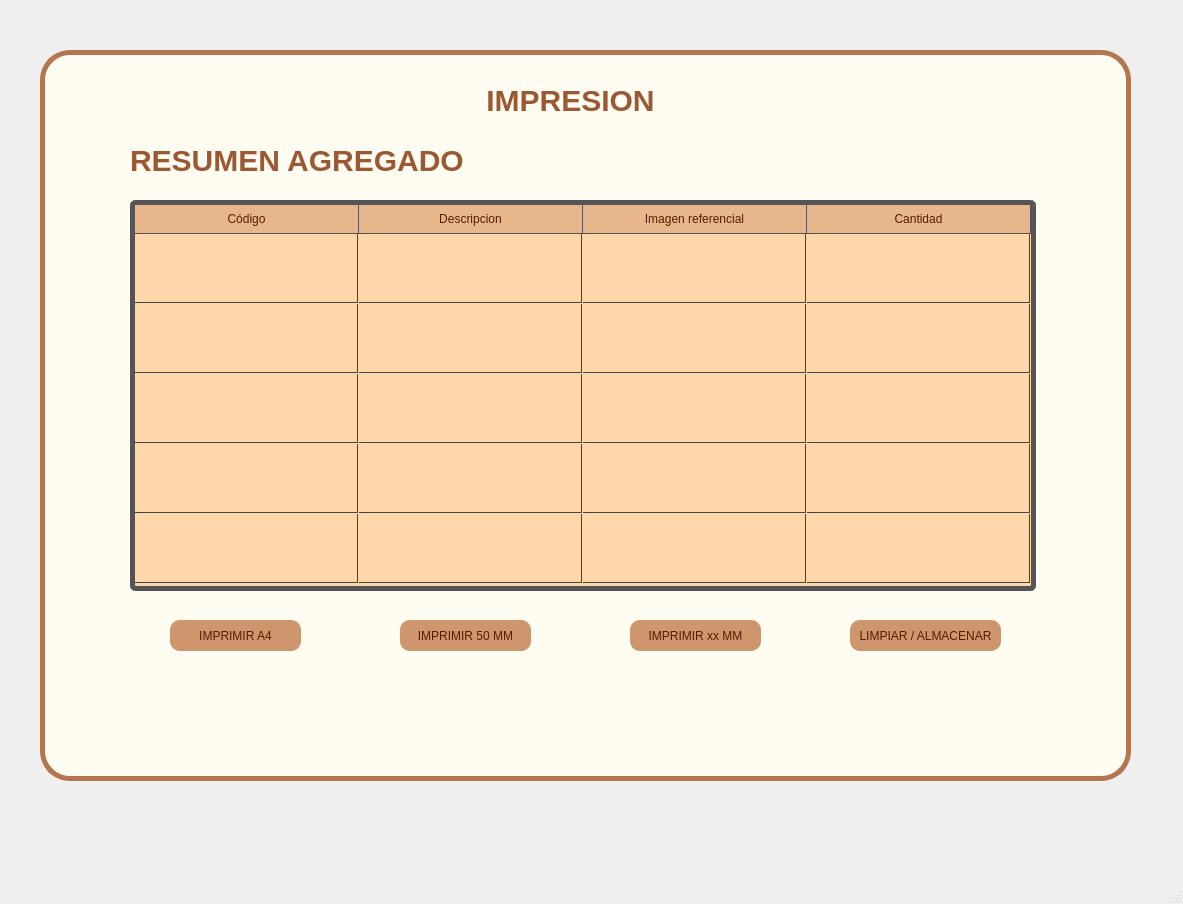
<?xml version="1.0" encoding="UTF-8"?>
<ui version="4.0">
 <class>MainWindow</class>
 <widget class="QMainWindow" name="MainWindow">
  <property name="geometry">
   <rect>
    <x>0</x>
    <y>0</y>
    <width>1183</width>
    <height>904</height>
   </rect>
  </property>
  <property name="windowTitle">
   <string>MainWindow</string>
  </property>
  <widget class="QWidget" name="centralwidget">
   <widget class="QFrame" name="frame_main">
    <property name="geometry">
     <rect>
      <x>40</x>
      <y>50</y>
      <width>1091</width>
      <height>731</height>
     </rect>
    </property>
    <property name="styleSheet">
     <string notr="true">#frame_main {
    background-color: rgb(255, 252, 242);
    border: 5px solid #b4764f;
    border-radius: 30px;
}</string>
    </property>
    <property name="frameShape">
     <enum>QFrame::Shape::StyledPanel</enum>
    </property>
    <property name="frameShadow">
     <enum>QFrame::Shadow::Raised</enum>
    </property>
    <widget class="QLabel" name="titulo_2">
     <property name="geometry">
      <rect>
       <x>90</x>
       <y>90</y>
       <width>561</width>
       <height>41</height>
      </rect>
     </property>
     <property name="styleSheet">
      <string notr="true">QLabel{
color: #9a5833;
border: none;
font-weight: bold;
font-size: 30px;
font-family:  &quot;Arial Rounded MT&quot;;
}
</string>
     </property>
     <property name="text">
      <string>RESUMEN AGREGADO</string>
     </property>
     <property name="alignment">
      <set>Qt::AlignmentFlag::AlignLeading|Qt::AlignmentFlag::AlignLeft|Qt::AlignmentFlag::AlignVCenter</set>
     </property>
    </widget>
    <widget class="QTableWidget" name="tabla_resumen_existente">
     <property name="geometry">
      <rect>
       <x>90</x>
       <y>150</y>
       <width>906</width>
       <height>391</height>
      </rect>
     </property>
     <property name="styleSheet">
      <string notr="true">/* 1. ANULACIÓN DE HERENCIA DEL CONTENEDOR PRINCIPAL */
#tabla_resumen_existente {
    background-color: #ffd7ab; 
    border: 5px solid #555555; 
    border-radius: 6px; 
    color: rgb(0, 0, 0);
    gridline-color: transparent; /* Usaremos border en ::item */
    selection-background-color: #0078D7;
}

/* 2. ESTILO DE LAS CELDAS DE DATOS (Items) */
#tabla_resumen_existente::item {
    border-bottom: 1px solid #444444; 
    border-right: 1px solid #444444;  
    padding: 5px;
    background-color: #ffd7ab; /* Forzar el fondo para evitar herencia de celda si la hay */
}
/* 3. ANULACIÓN DE HERENCIA PARA TODOS LOS ENCABEZADOS (Columnas y Filas) */
#tabla_resumen_existente QHeaderView::section {
    /* Fondo y borde para anular el blanco/marrón heredado */
    background-color: #e7b68b; 
	color:rgb(91, 27, 0);
    border: none; 
    
    /* Definir bordes limpios para los encabezados */
    border-right: 1px solid #555555;
    border-bottom: 1px solid #555555;
    padding: 5px;
}
/* 4. ANULACIÓN DE LA CELDA DE ESQUINA */
#tabla_resumen_existente QTableCornerButton::section {
    background-color: #444444;
    border: none;
}

</string>
     </property>
     <property name="frameShape">
      <enum>QFrame::Shape::NoFrame</enum>
     </property>
     <property name="showGrid">
      <bool>true</bool>
     </property>
     <property name="rowCount">
      <number>5</number>
     </property>
     <attribute name="horizontalHeaderVisible">
      <bool>true</bool>
     </attribute>
     <attribute name="horizontalHeaderCascadingSectionResizes">
      <bool>false</bool>
     </attribute>
     <attribute name="horizontalHeaderMinimumSectionSize">
      <number>32</number>
     </attribute>
     <attribute name="horizontalHeaderDefaultSectionSize">
      <number>224</number>
     </attribute>
     <attribute name="horizontalHeaderHighlightSections">
      <bool>true</bool>
     </attribute>
     <attribute name="verticalHeaderVisible">
      <bool>false</bool>
     </attribute>
     <attribute name="verticalHeaderMinimumSectionSize">
      <number>20</number>
     </attribute>
     <attribute name="verticalHeaderDefaultSectionSize">
      <number>70</number>
     </attribute>
     <attribute name="verticalHeaderHighlightSections">
      <bool>true</bool>
     </attribute>
     <row>
      <property name="text">
       <string>Nueva fila</string>
      </property>
     </row>
     <row>
      <property name="text">
       <string>fila3</string>
      </property>
     </row>
     <row>
      <property name="text">
       <string>fila_2</string>
      </property>
     </row>
     <row/>
     <row/>
     <column>
      <property name="text">
       <string>Código</string>
      </property>
     </column>
     <column>
      <property name="text">
       <string>Descripcion</string>
      </property>
     </column>
     <column>
      <property name="text">
       <string>Imagen referencial</string>
      </property>
     </column>
     <column>
      <property name="text">
       <string>Cantidad</string>
      </property>
     </column>
    </widget>
    <widget class="QLabel" name="titulo_3">
     <property name="geometry">
      <rect>
       <x>250</x>
       <y>30</y>
       <width>561</width>
       <height>41</height>
      </rect>
     </property>
     <property name="styleSheet">
      <string notr="true">QLabel{
color: #9a5833;
border: none;
font-weight: bold;
font-size: 30px;
font-family:  &quot;Arial Rounded MT&quot;;
}
</string>
     </property>
     <property name="text">
      <string>IMPRESION</string>
     </property>
     <property name="alignment">
      <set>Qt::AlignmentFlag::AlignCenter</set>
     </property>
    </widget>
    <widget class="QPushButton" name="Buscar_buton">
     <property name="geometry">
      <rect>
       <x>130</x>
       <y>570</y>
       <width>131</width>
       <height>31</height>
      </rect>
     </property>
     <property name="styleSheet">
      <string notr="true">QPushButton{
font-family: &quot;Arial Rounded MT&quot;;
color:rgb(91, 27, 0);
background-color: rgb(205, 150, 108);
border-radius: 10px;
padding: 1px 2px;;
}
QPushButton:hover {
    /* 🖱️ Color al pasar por encima */
    background-color: #b4764f; /* Un azul más oscuro que el base */
}
QPushButton:pressed {
    background-color: #9a5833; /* Un color aún más oscuro */

}</string>
     </property>
     <property name="text">
      <string>IMPRIMIR A4</string>
     </property>
    </widget>
    <widget class="QPushButton" name="Buscar_buton_2">
     <property name="geometry">
      <rect>
       <x>360</x>
       <y>570</y>
       <width>131</width>
       <height>31</height>
      </rect>
     </property>
     <property name="styleSheet">
      <string notr="true">QPushButton{
font-family: &quot;Arial Rounded MT&quot;;
color:rgb(91, 27, 0);
background-color: rgb(205, 150, 108);
border-radius: 10px;
padding: 1px 2px;;
}
QPushButton:hover {
    /* 🖱️ Color al pasar por encima */
    background-color: #b4764f; /* Un azul más oscuro que el base */
}
QPushButton:pressed {
    background-color: #9a5833; /* Un color aún más oscuro */

}</string>
     </property>
     <property name="text">
      <string>IMPRIMIR 50 MM</string>
     </property>
    </widget>
    <widget class="QPushButton" name="Buscar_buton_3">
     <property name="geometry">
      <rect>
       <x>590</x>
       <y>570</y>
       <width>131</width>
       <height>31</height>
      </rect>
     </property>
     <property name="styleSheet">
      <string notr="true">QPushButton{
font-family: &quot;Arial Rounded MT&quot;;
color:rgb(91, 27, 0);
background-color: rgb(205, 150, 108);
border-radius: 10px;
padding: 1px 2px;;
}
QPushButton:hover {
    /* 🖱️ Color al pasar por encima */
    background-color: #b4764f; /* Un azul más oscuro que el base */
}
QPushButton:pressed {
    background-color: #9a5833; /* Un color aún más oscuro */

}</string>
     </property>
     <property name="text">
      <string>IMPRIMIR xx MM</string>
     </property>
    </widget>
    <widget class="QPushButton" name="Buscar_buton_4">
     <property name="geometry">
      <rect>
       <x>810</x>
       <y>570</y>
       <width>151</width>
       <height>31</height>
      </rect>
     </property>
     <property name="styleSheet">
      <string notr="true">QPushButton{
font-family: &quot;Arial Rounded MT&quot;;
color:rgb(91, 27, 0);
background-color: rgb(205, 150, 108);
border-radius: 10px;
padding: 1px 2px;;
}
QPushButton:hover {
    /* 🖱️ Color al pasar por encima */
    background-color: #b4764f; /* Un azul más oscuro que el base */
}
QPushButton:pressed {
    background-color: #9a5833; /* Un color aún más oscuro */

}</string>
     </property>
     <property name="text">
      <string>LIMPIAR / ALMACENAR</string>
     </property>
    </widget>
   </widget>
  </widget>
  <widget class="QMenuBar" name="menubar">
   <property name="geometry">
    <rect>
     <x>0</x>
     <y>0</y>
     <width>1183</width>
     <height>33</height>
    </rect>
   </property>
  </widget>
  <widget class="QStatusBar" name="statusbar"/>
 </widget>
 <resources/>
 <connections/>
</ui>
